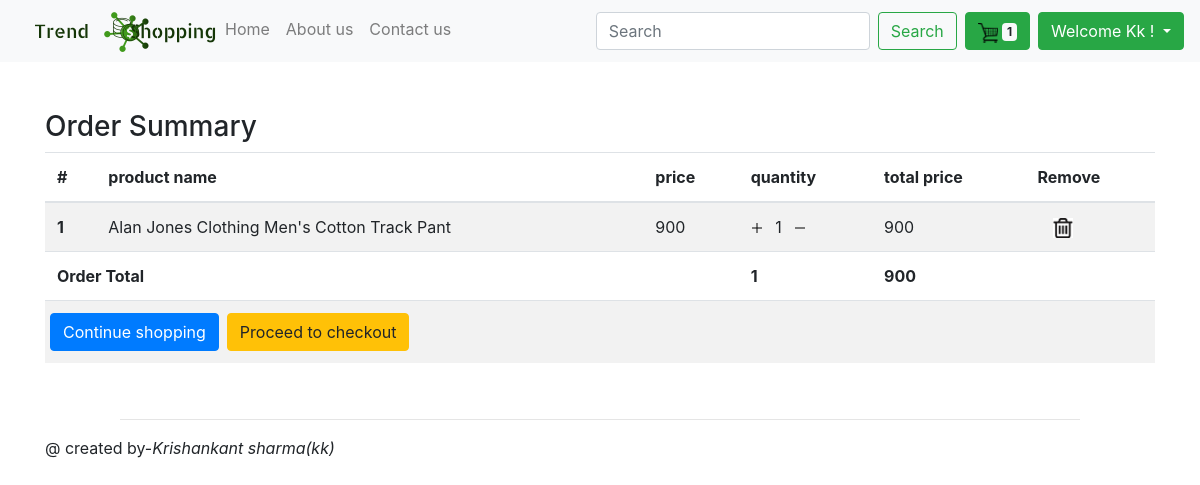
/order-summary/ (signed in), run on an earlier commit of the app's database.
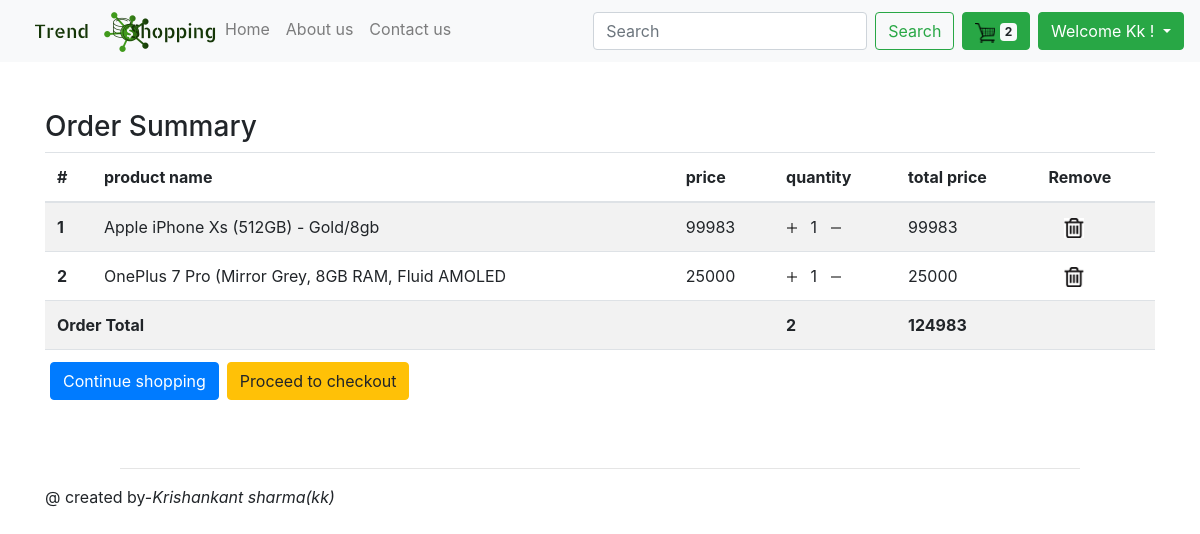
And on a later commit of the database.
### myapp/models.py (models this page shows, shortened)
class OrderItem(models.Model):
    user = models.ForeignKey(settings.AUTH_USER_MODEL, on_delete=models.CASCADE,)
    ordered = models.BooleanField(default=False)
    item=models.ForeignKey(product, on_delete=models.CASCADE)
    quantity = models.IntegerField(default=1)
    def total_price(self):
        return self.quantity * self.item.price
    def final_price(self):
        if self.item.discount_price:
            return self.total_discountprice()
        else:
            return self.total_price()

class product(models.Model):
  product_id=models.AutoField
  slug=models.SlugField(max_length=250, blank=True)
  product_name=models.CharField(max_length=50)
  category=models.CharField(max_length=50,default="")
  sub_category=models.CharField(max_length=50,default="")
  desc=models.CharField(max_length=1000)
  price=models.IntegerField(default=0)
  discount_price=models.IntegerField(default=0,blank=True)
  new=models.BooleanField(default=False)
  pub_date=models.DateField()
  image=models.ImageField(upload_to='app/images',default="")
  image1 = models.ImageField(upload_to='app/images', default="")
  image2 = models.ImageField(upload_to='app/images', default="")
  image3 = models.ImageField(upload_to='app/images', default="")
  image4 = models.ImageField(upload_to='app/images', default="")
  def __str__(self):
    return self.product_name

class Order(models.Model):
    STATUS=(
            ('Not order','Not order'),
            ('Out for delivery','Out for delivery'),
            ('delivered','delivered'),
            )
    user=models.ForeignKey(settings.AUTH_USER_MODEL, on_delete=models.CASCADE)
    unique_id = models.CharField(max_length=20,default="")
    items=models.ManyToManyField(OrderItem)
    start_date=models.DateTimeField(auto_now=True)
    order_date=models.DateTimeField()
    complete_date=models.DateTimeField(null=True, blank=True)
    ordered=models.BooleanField(default=False)
    status = models.CharField(max_length=100, default="not order",choices=STATUS)
    payment_price=models.FloatField(default=0)
    delivery_address=models.ForeignKey('CheckoutForm',on_delete=models.SET_NULL,blank=True,null=True)
    def final(self):
        total=0
        for item in self.items.all():
            total += item.final_price()
        return total
    amount=property(final)
    class Meta:
        ordering=["status"]

### myapp/views.py (the view)
# urls.py: path('order-summary/', views.order_summary,name='order-summary'),
@ login_required(login_url='/register/')
def order_summary(request):
    user_order=Order.objects.filter(user=request.user,ordered=False)
    if user_order.exists():
        user_items= OrderItem.objects.filter(user=request.user,ordered=False)
        items=user_items.values('quantity')
        count=0
        for x in items:
               count += x['quantity']
        context={'order':user_items,'count':count,'total':user_order}
        return render(request, 'order summary.html',context)
    return render(request,'order summary.html',{'count':0})

### templates/order summary.html (shortened to what this page needs)
{% extends 'basic.html' %}
{% block body%}
<br><br>
{% if count != 0 %}
<div class="container">
<table class="table table-striped" id="table">
    <h3>Order Summary</h3>
  <thead>
    <tr>
      <th scope="col">#</th>
      <th scope="col">product name</th>
      <th scope="col">price</th>
      <th scope="col">quantity</th>
        <th scope="col">total price</th>
        <th scope="col">Remove</th>
    </tr>
  </thead>
  <tbody>
   {% for i in order %}
    <tr>
      <th scope="row">{{forloop.counter}}</th>
      <td>{{i.item}}</td>
        {% if i.item.discount_price == 0 %}
      <td>{{i.item.price}}</td>
        {% else %}
        <td>{{i.item.discount_price}}
            <span class="badge badge-pill badge-primary">Discount</span></td>
        {% endif %}
        <td><a href="/plus/{{i.item.slug}}"><img src="/static/app/images/plus.png" id="plus" height="12px" width="12px"></a><span class="mx-2"> {{i.quantity}}</span> <a href="/minus/{{i.item.slug}}"><img src="/static/app/images/minus.png" id="minus" width="12px"></a></td>
        {% if i.item.discount_price == 0 %}
        <td>{{i.total_price}}</td>
        {% else %}
        <td>{{i.total_discountprice}}</td>
        {% endif %}
        <td> <a href="/remove-from-cart/{{i.item.slug}}" class=" mx-3"><img src="/static/app/images/del.jpg" width="20px" height="20px"> </a> </td>
    </tr>
{% endfor %}
<tr >{%for i  in total %}
  <td colspan="3"><b> Order Total</b></td>
  <td><b>{{count}}</b> </td>
  <td colspan="2"><b>{{i.final}}</b> </td>
</tr>
   <tr>
     <td colspan="6">
      <div class="row">
       <a class="btn btn-primary float-right mx-2" href="/">Continue shopping</a>
          <a class="btn btn-warning float-right" href="/order-place/">Proceed to checkout</a>
      </div></td>
   </tr>
   {% endfor %}
  </tbody>
</table>
</div>
{% endif %}
{% endblock %}

### templates/basic.html (shortened to what this page needs)
<!doctype html>
<html lang="en" xmlns="http://www.w3.org/1999/html">
  <head>
 <link rel="stylesheet" href="https://stackpath.bootstrapcdn.com/bootstrap/4.4.1/css/bootstrap.min.css">
  </head>
<body>
{% load static %}
 <nav class="navbar navbar-expand-lg navbar-light bg-light">
  <div class="collapse navbar-collapse" id="navbarSupportedContent">
    <ul class="navbar-nav mr-auto">
        <li class="nav-item " ><img src="\static\app\images\shop.png"></li>
        <li class="nav-item"> <a class="nav-link" href="/" id="home">Home <span class="sr-only">(current)</span></a>
      </li>
      <li class="nav-item" >
        <a class="nav-link" href="/about/" id="about">About us </a>
      </li>
      <li class="nav-item" >
          <form method="post" action="/contact/">
        <a class="nav-link " href="/contact/" id="contact"> Contact us</a>
          </form>
      </li>
    </ul>
    <form  method="get" action="/search/" class="form-inline my-2 my-lg-0">
      <input class="form-control mr-sm-2" type="search" placeholder="Search"  name="search" id="search" aria-label="Search">
      <button class="btn btn-outline-success my-2 my-sm-0" type="submit">Search</button>
    </form>
          <a href="/order-summary/" class="btn btn-success mx-2 my-1">
          <img src="/static/app/images/shop cart.png" height="20px" width="20px">
              <span class="badge badge-light">{{count}}</span>
              </a>
      {% if user.is_authenticated %}
       <div class="dropdown ">
  <button class="btn btn-success dropdown-toggle" type="button" id="dropdownMenuButton" data-toggle="dropdown" aria-haspopup="true" aria-expanded="false">
    Welcome {{request.user|capfirst}} !
  </button>
</div>
{% endif %}
</div>
</nav>
{% block body %}
{% endblock %}
</body><br>
  <hr style="margin-left:10%;margin-right:10%">
  <footer class="container">
      <p>
          @ created by-<i>Krishankant sharma(kk)</i></p>
  </footer>
</html>

What changed in the data, as far as the page shows it:
no longer on this page (row edited): OrderItem: item "Alan Jones Clothing Men's Cotton Track Pant", item.price "900", quantity "1", total_price "900"
no longer on this page (row edited): Order: user "1", final "900"
added OrderItem: item "Apple iPhone Xs (512GB) - Gold/8gb", item.price "99983", quantity "1", total_price "99983"
added OrderItem: item "OnePlus 7 Pro (Mirror Grey, 8GB RAM, Fluid AMOLED", item.price "25000", quantity "1", total_price "25000"
added Order: count "2", final "124983"
Also different on the page:
{{ count }}: "1" → "2"
